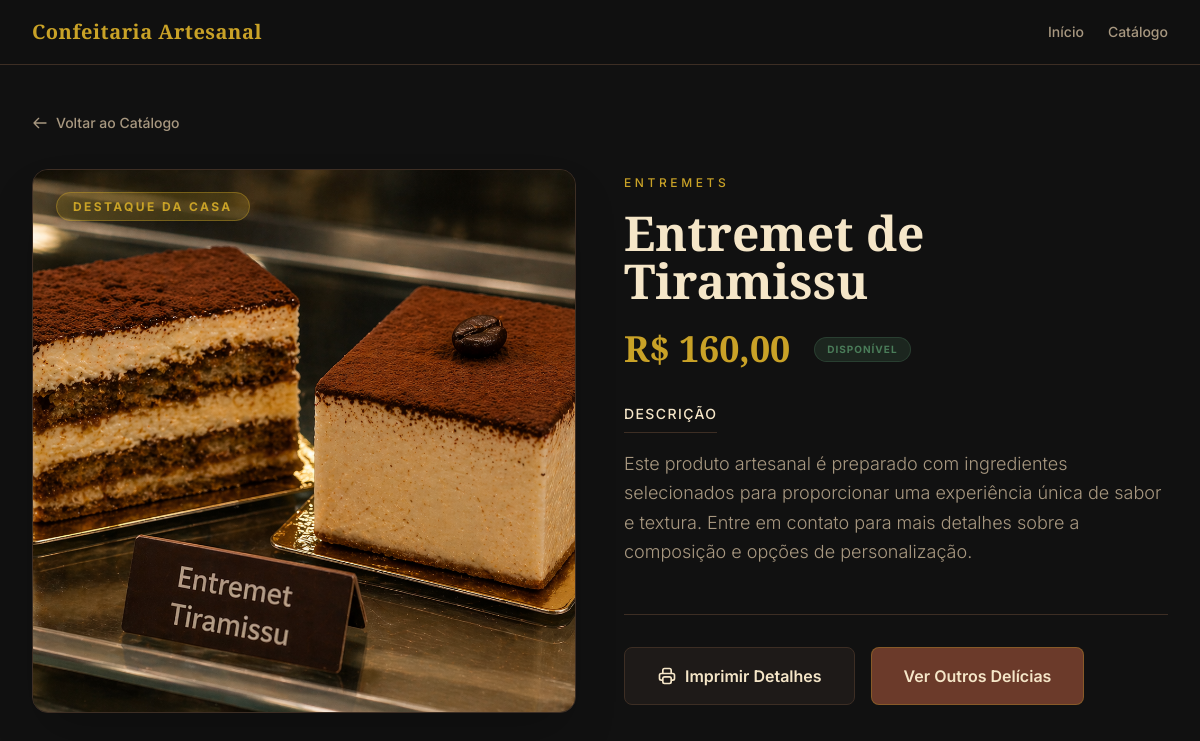
Screenshot of /catalogo/entremet-de-tiramissu/ with the database file from the repository.
### catalog/models.py (models this page shows, shortened)
class Product(models.Model):
    category = models.ForeignKey(
        'Category',
        on_delete=models.PROTECT,
        related_name='products'
    )
    name = models.CharField(max_length=200)
    slug = models.SlugField(unique=True, blank=True, max_length=220)
    description = models.TextField(blank=True)
    price = models.DecimalField(max_digits=8, decimal_places=2)
    image = models.ImageField(upload_to='products/', blank=True, null=True)
    is_available = models.BooleanField(default=True)
    is_featured = models.BooleanField(default=False)
    created_at = models.DateTimeField(auto_now_add=True)
    updated_at = models.DateTimeField(auto_now=True)
    class Meta:
        verbose_name = 'Produto'
        verbose_name_plural = 'Produtos'
        ordering = ['-created_at']

class Category(models.Model):
    name = models.CharField(max_length=100)
    slug = models.SlugField(unique=True, blank=True)
    created_at = models.DateTimeField(auto_now_add=True)
    updated_at = models.DateTimeField(auto_now=True)
    class Meta:
        verbose_name = 'Categoria'
        verbose_name_plural = 'Categorias'

### catalog/views.py (the view)
# urls.py: path('catalogo/<slug:slug>/', views.ProductDetailView.as_view(), name='product_detail'),
class ProductDetailView(DetailView):
    model = Product
    template_name = 'catalog/product_detail.html'
    context_object_name = 'product'
    def get_queryset(self):
        return Product.objects.filter(is_available=True)

### templates/catalog/product_detail.html (shortened to what this page needs)
{% extends 'base.html' %}
{% load static %}
{% block content %}
<section class="py-12 bg-[#111111] min-h-screen">
    <div class="max-w-7xl mx-auto px-4 sm:px-6 lg:px-8">
        <nav class="mb-8">
            <a href="{% url 'catalog:product_list' %}" class="inline-flex items-center text-[#A89880] hover:text-[#C9A227] transition-colors text-sm font-medium group">
                <svg xmlns="http://www.w3.org/2000/svg" class="h-4 w-4 mr-2 transform group-hover:-translate-x-1 transition-transform" fill="none" viewBox="0 0 24 24" stroke="currentColor">
                    <path stroke-linecap="round" stroke-linejoin="round" stroke-width="2" d="M10 19l-7-7m0 0l7-7m-7 7h18" />
                </svg>
                Voltar ao Catálogo
            </a>
        </nav>
        <div class="grid grid-cols-1 lg:grid-cols-2 gap-12 items-start">
            <div class="relative group">
                <div class="aspect-square rounded-2xl overflow-hidden border border-[#3D2E24] bg-[#1E1A18] shadow-2xl">
                    {% if product.image %}
                        <img src="{{ product.image.url }}" alt="{{ product.name }}" class="w-full h-full object-cover">
                    {% else %}
                        <img src="{% static 'images/placeholder.jpg' %}" alt="{{ product.name }}" class="w-full h-full object-cover opacity-60">
                    {% endif %}
                </div>
                {% if product.is_featured %}
                <div class="absolute top-6 left-6">
                    <span class="px-4 py-1.5 bg-[#C9A227]/20 backdrop-blur-md text-[#C9A227] text-xs font-bold uppercase tracking-[0.2em] rounded-full border border-[#C9A227]/40 shadow-lg">
                        Destaque da Casa
                    </span>
                </div>
                {% endif %}
            </div>
            <div class="flex flex-col">
                <div class="mb-6">
                    <a href="{% url 'catalog:product_list' %}?categoria={{ product.category.slug }}" class="text-[#C9A227] font-medium uppercase tracking-[0.3em] text-xs hover:underline decoration-[#C9A227]/40 underline-offset-4">
                        {{ product.category.name }}
                    </a>
                    <h1 class="mt-4 font-['Playfair_Display'] text-4xl lg:text-5xl font-bold text-[#F5E6C8] leading-tight">
                        {{ product.name }}
                    </h1>
                </div>
                <div class="flex items-center gap-6 mb-8">
                    <span class="font-['Playfair_Display'] text-4xl text-[#C9A227] font-bold">
                        R$ {{ product.price|floatformat:2 }}
                    </span>
                    {% if product.is_available %}
                        <span class="px-3 py-1 bg-[#4A7C59]/20 text-[#4A7C59] text-[10px] font-bold uppercase tracking-widest rounded-full border border-[#4A7C59]/30">
                            Disponível
                        </span>
                    {% else %}
                        <span class="px-3 py-1 bg-[#CC2936]/20 text-[#CC2936] text-[10px] font-bold uppercase tracking-widest rounded-full border border-[#CC2936]/30">
                            Sob Encomenda / Indisponível
                        </span>
                    {% endif %}
                </div>
                <div class="prose prose-invert max-w-none">
                    <h3 class="text-sm font-medium text-[#F5E6C8] uppercase tracking-widest mb-4 border-b border-[#3D2E24] pb-2 inline-block">
                        Descrição
                    </h3>
                    <p class="font-['Inter'] text-lg text-[#A89880] leading-relaxed font-light">
                        {% if product.description %}
                            {{ product.description|linebreaks }}
                        {% else %}
                            Este produto artesanal é preparado com ingredientes selecionados para proporcionar uma experiência única de sabor e textura. Entre em contato para mais detalhes sobre a composição e opções de personalização.
                        {% endif %}
                    </p>
                </div>
                <div class="mt-12 pt-8 border-t border-[#3D2E24]">
                    <div class="flex flex-col sm:flex-row gap-4">
                        <button onclick="window.print()" class="px-8 py-4 bg-[#1E1A18] hover:bg-[#2C2420] text-[#F5E6C8] font-semibold rounded-lg transition-all duration-200 border border-[#3D2E24] hover:border-[#C9A227]/40 flex items-center justify-center gap-2">
                            Imprimir Detalhes
                        </button>
                        <a href="{% url 'catalog:product_list' %}" class="px-8 py-4 bg-[#6B3A2A] hover:bg-[#4A2318] text-[#F5E6C8] font-semibold rounded-lg transition-all duration-200 border border-[#C9A227]/30 hover:border-[#C9A227]/60 text-center">
                            Ver Outros Delícias
                        </a>
                    </div>
                </div>
            </div>
        </div>
    </div>
</section>
{% endblock %}

### rows the page displays
Product: image (picture), category.name "ENTREMETS", name "Entremet de Tiramissu", price "160,00"
